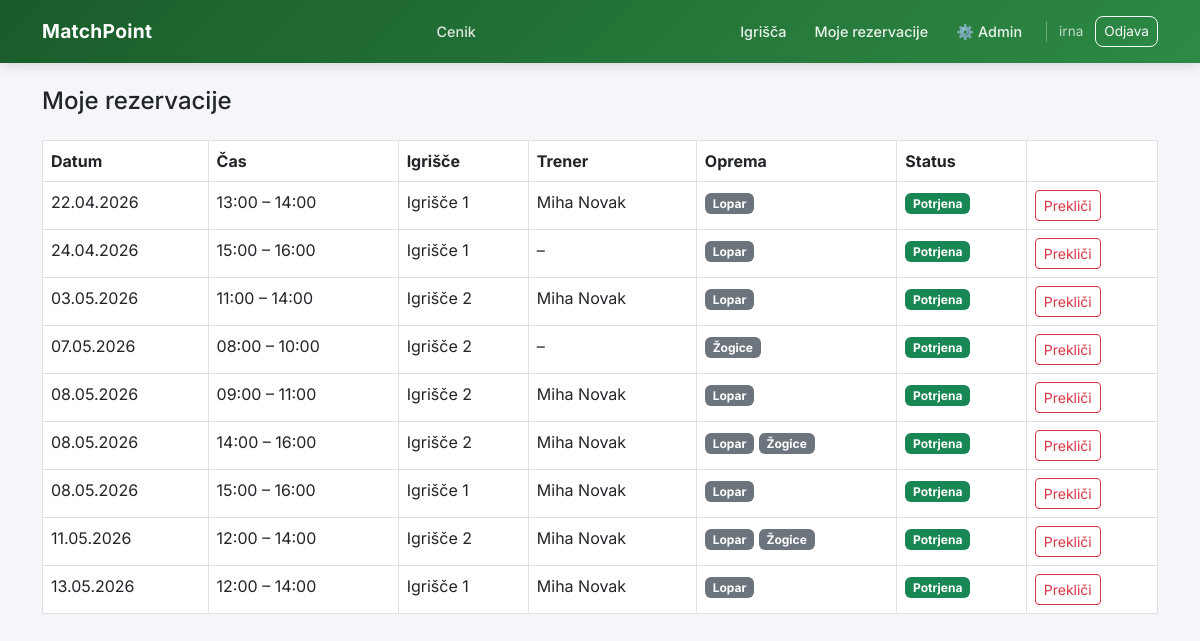
Before: /moje/ (signed in) with the older database file.
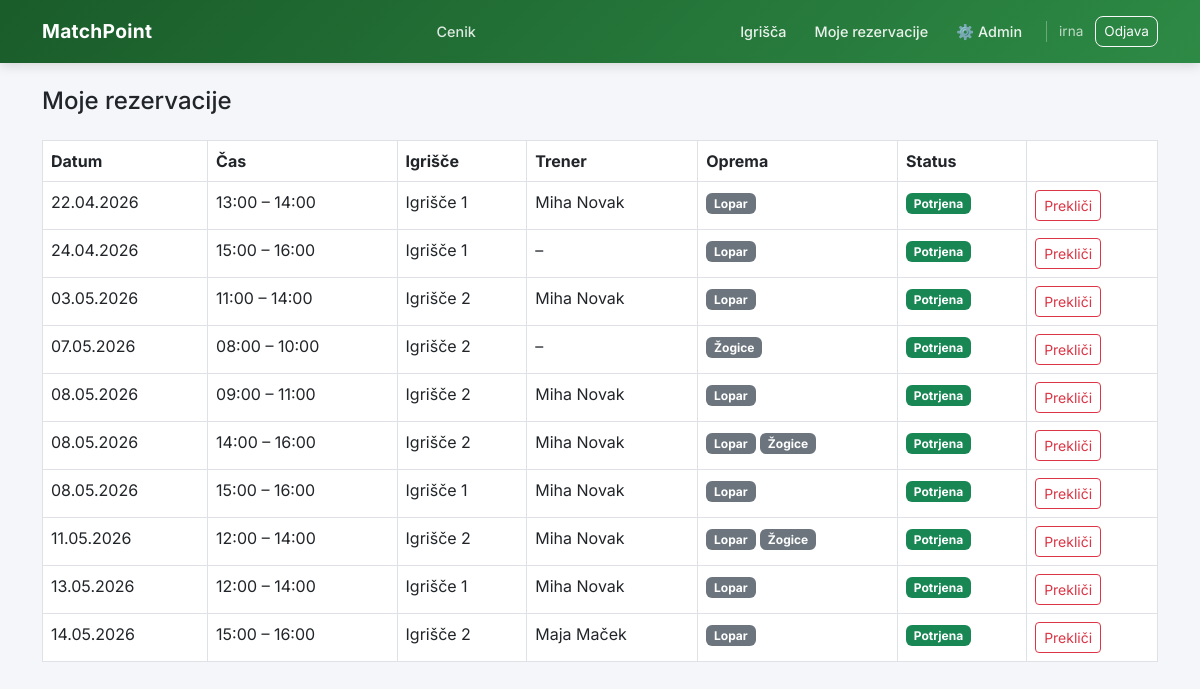
After: the same page with the newer database file.
### rezervacije/models.py (models this page shows, shortened)
class Rezervacija(models.Model):
    class Status(models.TextChoices):
        CAKAJOCA  = 'cakajoca',  'Čakajoča'
        POTRJENA  = 'potrjena',  'Potrjena'
        ZAVRNJENA = 'zavrnjena', 'Zavrnjena'
        PREKLICANA = 'preklicana', 'Preklicana'
    uporabnik  = models.ForeignKey(User, on_delete=models.CASCADE, related_name='rezervacije')
    igrisca    = models.ForeignKey(Igrisca, on_delete=models.CASCADE)
    datum      = models.DateField()
    ura_zacetek = models.TimeField()
    ura_konec   = models.TimeField()
    status     = models.CharField(max_length=20, choices=Status.choices, default=Status.POTRJENA)
    ustvarjena = models.DateTimeField(auto_now_add=True)
    trener     = models.ForeignKey(
        User, on_delete=models.SET_NULL, null=True, blank=True,
        related_name='treningi', limit_choices_to={'role': 'trener'}
    )
    oprema     = models.ManyToManyField(Oprema, blank=True)
    class Meta:
        unique_together = ['igrisca', 'datum', 'ura_zacetek']

class Igrisca(models.Model):
    class Povrsina(models.TextChoices):
        PESEK  = 'pesek',  'Pesek'
        TRAVA  = 'trava',  'Trava'
        TRDA   = 'trda',   'Trda podlaga'
    ime       = models.CharField(max_length=50)
    povrsina  = models.CharField(max_length=20, choices=Povrsina.choices, default=Povrsina.TRDA)
    aktivno   = models.BooleanField(default=True)        # admin lahko deaktivira
    cena_ura = models.DecimalField(max_digits=6, decimal_places=2, default=10.00)

class User(AbstractUser):
    class Role(models.TextChoices):
        UPORABNIK    = 'uporabnik',    'Uporabnik'
        TRENER       = 'trener',       'Trener'
        ADMINISTRATOR = 'administrator', 'Administrator'
    role = models.CharField(max_length=20, choices=Role.choices, default=Role.UPORABNIK)
    telefon = models.CharField(max_length=20, blank=True)
    cena_ura = models.DecimalField(max_digits=6, decimal_places=2, default=45.00)
    def je_trener(self):
        return self.role == self.Role.TRENER
    def je_admin(self):
        return self.role == self.Role.ADMINISTRATOR

class Oprema(models.Model):
    ime        = models.CharField(max_length=100)
    kolicina   = models.PositiveIntegerField(default=1)
    cena_ura   = models.DecimalField(max_digits=6, decimal_places=2)
    aktivno    = models.BooleanField(default=True)

### rezervacije/views.py (the view)
# urls.py: path('moje/', views.moje_rezervacije, name='moje_rezervacije'),
@login_required
def moje_rezervacije(request):
    rezervacije = Rezervacija.objects.filter(
        uporabnik=request.user
    ).exclude(status='preklicana').order_by('datum', 'ura_zacetek')
    return render(request, 'moje_rezervacije.html', {'rezervacije': rezervacije})

### rezervacije/templates/moje_rezervacije.html
{% extends 'base.html' %}
{% block content %}
<h4 class="mb-4">Moje rezervacije</h4>
{% if rezervacije %}
<div class="table-responsive">
<table class="table table-bordered table-hover">
    <thead style="background:#1a5c2a; color:white;">
        <tr>
            <th>Datum</th>
            <th>Čas</th>
            <th>Igrišče</th>
            <th>Trener</th>
            <th>Oprema</th>
            <th>Status</th>
            <th></th>
        </tr>
    </thead>
    <tbody>
        {% for r in rezervacije %}
        <tr>
            <td>{{ r.datum|date:'d.m.Y' }}</td>
            <td>{{ r.ura_zacetek|time:'H:i' }} – {{ r.ura_konec|time:'H:i' }}</td>
            <td>{{ r.igrisca.ime }}</td>
            <td>{{ r.trener.get_full_name|default:'–' }}</td>
            <td>
                {% for o in r.oprema.all %}
                    <span class="badge bg-secondary">{{ o.ime }}</span>
                {% empty %}–
                {% endfor %}
            </td>
            <td>
                {% if r.status == 'potrjena' %}
                    <span class="badge bg-success">Potrjena</span>
                {% elif r.status == 'cakajoca' %}
                    <span class="badge bg-warning text-dark">Čaka potrditev</span>
                {% endif %}
            </td>
            <td>
                <a href="{% url 'preklic' r.id %}"
                   class="btn btn-outline-danger btn-sm"
                   onclick="return confirm('Želite preklicati?')">Prekliči</a>
            </td>
        </tr>
        {% endfor %}
    </tbody>
</table>
</div>
{% else %}
    <p class="text-muted">Nimate še nobene rezervacije.
        <a href="{% url 'grid' %}">Rezerviraj termin</a>
    </p>
{% endif %}
{% endblock %}

Changed rows visible on the page:
added Rezervacija: datum "14.05.2026", ura_zacetek "15:00", ura_konec "16:00", igrisca.ime "Igrišče 2", trener.get_full_name "Maja Maček", status "Potrjena", Oprema (ime "Lopar")
